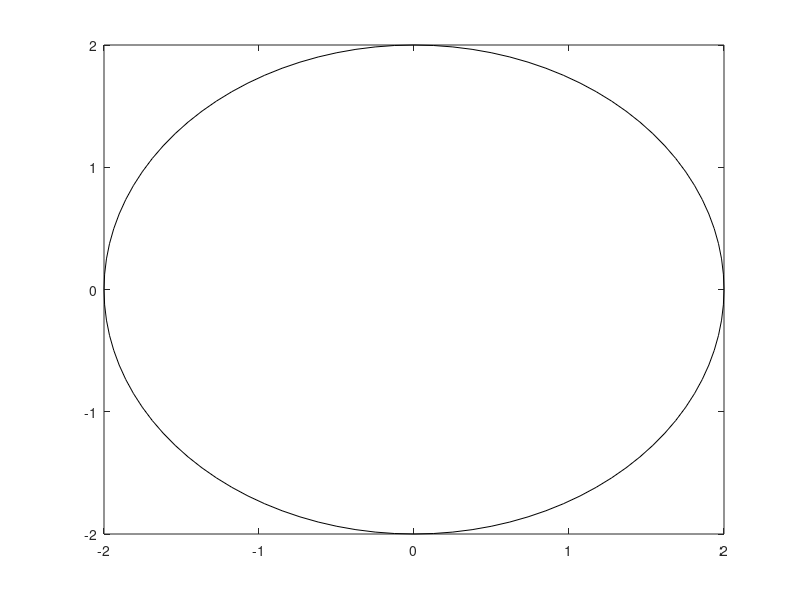

Write MATLAB code to recreate this figure.
%% Synthetic datasets
clear;clc;

%% Circular Dataset
n = 200;
numPts = 0;
X = zeros(n,2);
Y = [-ones(n/2,1);ones(n/2,1)];

while(numPts<100)
    curX1 = 2*rand-1;
    curX2 = 2*rand-1;
    if (curX1^2 + curX2^2 < 1)
        X(numPts+1,1) = curX1;
        X(numPts+1,2) = curX2;
        numPts = numPts + 1;
    end
end

while(numPts<200)
    curX1 = 4*rand-2;
    curX2 = 4*rand-2;
    if (curX1^2 + curX2^2 > 1 && curX1^2 + curX2^2 <= 4)
        X(numPts+1,1) = curX1;
        X(numPts+1,2) = curX2;
        numPts = numPts + 1;
    end
end

%% Plot
figure(1);
hold on;
gscatter(X(:,1),X(:,2),Y,'rb','o+');
plot(cos(0:pi/50:2*pi), sin(0:pi/50:2*pi),'k');
plot(2*cos(0:pi/50:2*pi), 2*sin(0:pi/50:2*pi),'k');
hold off;

%%
dataCircular = [X,Y];
save("circular_dataset", "dataCircular");
